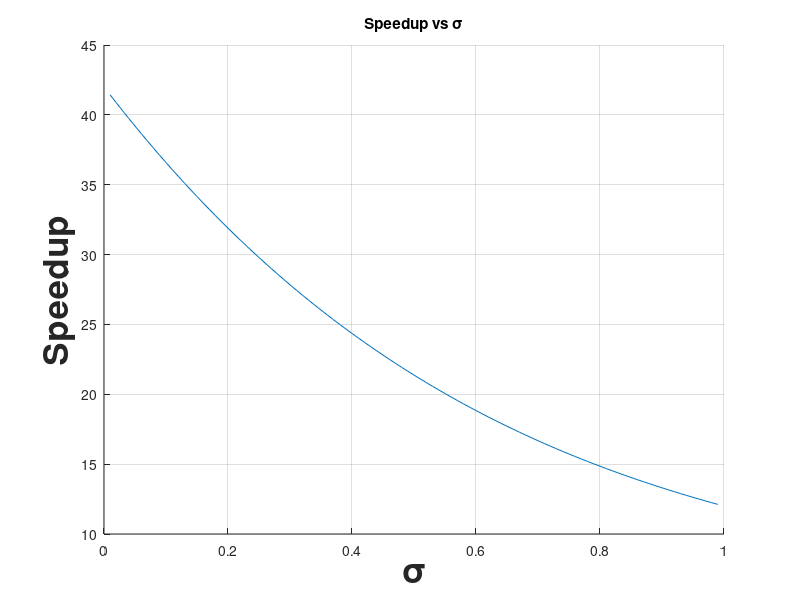

This chart was generated by the following MATLAB code:
addpath(genpath('D:\Dropbox\Prelim_Defense\simulation\lib'));
times= [];
minr = 0.01;
maxr = 0.99;

B = [1
    0
    0
    0
    0
    0];

for sigma = minr:0.01:maxr
    t = sigma;
    z = sigma -1;
    A= [4 8 12 10 6 2
        1 -1 0 0 0 0
        0 z 1 0 0 0
        0 z t 1 0 0
        0 z t t 1 0
        0 z t t t 1];
    
    X = A\B;
    times = [times;1/X(1)];
end

X = minr:0.01:maxr;
Y = times';

hold on
grid on
plot(X,Y);
xlabel('\sigma','fontweight','bold','FontSize',25);
ylabel('Speedup','fontweight','bold','FontSize',25);
title('Speedup vs \sigma');